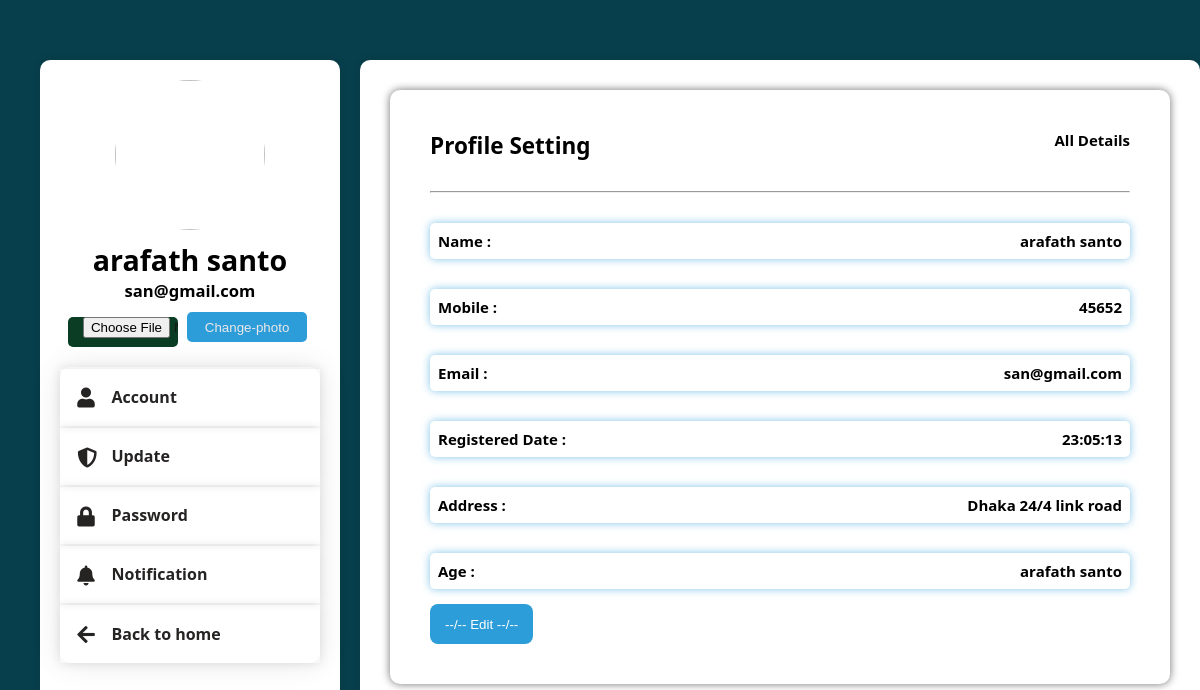
The app's page /Entrepreneur/profile_entro_details.php (signed in) with its own data.
### Entrepreneur/profile_entro_details.php (the view, shortened to what this page needs)
<?php
require "include/profile_sidebar.php";?>
<div class="settingside-allform">
                     <form action="" class="details showdetails">
                        <div class="item1">
                           <h2>Profile Setting</h2>
                           <lebel>All Details</lebel>
                        </div>
                           <hr>
        <?php
                            require "../Admin/includes/configure.php";
                      if(!$connnection){
                           die("not connected".mysqli_error());
                         }else{
                           $usnm=$_SESSION['usrName'];
                           $query="SELECT * FROM `entrepreneur-reg-table1` WHERE username = '$usnm'";
                  $result=mysqli_query($connnection,$query);
                     $count=mysqli_num_rows($result);
                         if($count>0){
                           $row=mysqli_fetch_assoc($result);
                                   $fname=$row['first-name'];
                                   $lname=$row['last-name'];
                                   $email=$row['email'];
                                   $phone=$row['phone'];
                                   $date=$row['date_sign'];
                                   $fullname=$fname." ".$lname;
                                   $address="Dhaka 24/4 link road";
           ?>
                          <div class="item">
                           <lebel>Name :</lebel>
                           <p><?php echo "$fullname"; ?></p>
                        </div>
                        <div class="item">
                           <lebel>Mobile :</lebel>
                           <p><?php echo "$phone"; ?></p>
                        </div>
                        <div class="item">
                           <lebel>Email :</lebel>
                           <p><?php echo "$email"; ?></p>
                        </div>
                        <div class="item">
                           <lebel>Registered Date :</lebel>
                           <p><?php echo "$date"; ?></p>
                        </div>
                        <div class="item">
                           <lebel>Address :</lebel>
                           <p><?php echo "$address"; ?></p>
                        </div>
                        <div class="item">
                           <lebel>Age :</lebel>
                           <p><?php echo "$fullname"; ?></p>
                        </div>
                        <div class="item2">
                           <form method="post" action="">
                        <input type="submit" value="--/-- Edit --/--" name="submit"><br>
                        </div>
                     </form>
                    <?php }}
                    ?>
          </div>
        </div>
</div>
</body>
</html>

### Entrepreneur/include/profile_sidebar.php (shortened to what this page needs)
<!DOCTYPE html>
<html>
    <head>
        <link rel="stylesheet" href="all_css/profile_setting_style.css">
        <link rel="stylesheet" href="https://cdnjs.cloudflare.com/ajax/libs/font-awesome/5.15.3/css/all.min.css">
    </head>
    <body>
    <?php         require "../Admin/includes/configure.php";
    if(!$connnection){
         die("not connected".mysqli_error());
       }else{
         $usnm=$_SESSION['usrName'];
         $query="SELECT * FROM `entrepreneur-reg-table1` WHERE username = '$usnm'";
$result=mysqli_query($connnection,$query);
   $count=mysqli_num_rows($result);
       if($count>0){
         $row=mysqli_fetch_assoc($result);
                 $profile_pic=$row['profile_photo'];
                 $fname=$row['first-name'];
                 $lname=$row['last-name'];
                 $email=$row['email'];
                 $fullname=$fname." ".$lname;
                 ?>
<div class="mainpage">
    <div class="container">
          <div class="sidebarfor">
              <div class="profilebigone">
                   <img src="../Home/entroProfile/<?php echo $profile_pic;?>">
              </div>
              <div class="name">
                   <h1><?php echo $fullname;?></h1>
                   <h4><?php echo $email;?></h4>
                   <form method="post" action="profile_change_chk.php" enctype="multipart/form-data">
                   <input type="file" value="Change-photo" name="pic">
                   <input type="submit" value="Change-photo" name="submitt">
                 </form>
              </div>
              <ul class="list">
                <li><a href="profile_entro_details.php"><i class="fas fa-user"></i> Account</a></li>
                <li><a href="profile_entro_update_real.php"><i class="fas fa-shield-alt"></i> Update</a></li>
                <li><a href="profile_entro_password_change_real.php"><i class="fas fa-lock"></i> Password</a></li>
                <li id="working"><a href="#"><i class="fas fa-bell"></i> Notification</a></li>
                <li><a href="entro_showProfile_first_Get_start.php"><i class="fas fa-arrow-left"></i> Back to home</a></li>
            </ul>
          </div>
       <?php }
             }
             ?>

### Entrepreneur/all_css/profile_setting_style.css (style rules this page uses)
* { margin: 0; padding: 0; box-sizing: border-box; }
body { font-family: 'ui-sans-sarif' ,system-ui, -apple-system, BlinkMacSystemFont, 'Segoe UI', Roboto, Oxygen, Ubuntu, Cantarell, 'Open Sans', 'Helvetica Neue', sans-serif; }
html,body { height: 100%; width: 100%; }
.mainpage { height: 100%; width: 100%; position: relative; }
.container { width: 100%; height: 100vh; background-color: #083f4c; display: flex; flex-direction: row; margin:auto; position: relative; }
.sidebarfor h1 { font-size: calc(.5 * (5.5vh + 1.1vw)); }
.sidebarfor h4 { font-size: calc(.5 * (2.5vh + 1.1vw)); }
.sidebarfor { background-color: #fff; display: flex; flex-direction: column; height: 90vh; width: 25%; margin: 40px; margin-right: 20px; margin-top: 60px; padding: 20px; border-radius: 10px; box-shadow: 0 0 10px rgba(0, 0, 0, 0.1); }
.sidebarfor img { display: block; width: 150px; height: 150px; border-radius: 50%; align-self: center; margin-left: auto; margin-right: auto; }
.list { background-color: white; display: flex; flex-direction: column; margin-top: 10px; border-radius: 10px; max-height: 300px; box-shadow: 0 0 30px rgba(0, 0, 0, 0.1); position: relative; }
.list li { list-style: none; padding: 17.3px; margin-top: 2px; box-shadow: 0 0 10px rgba(0, 0, 0, 0.1); }
.list li a { text-decoration: none; color: #262323; font-weight: bold; }
.list li a i { width: 20px; height: 20px; font-size: 20px; margin-right: 10px; vertical-align: middle; }
.name { text-align: center; margin-top: 10px; margin-bottom: 10px; }
input[type="submit"] { margin-top: 10px; width: 120px; padding: 0px 15px; background-color: #2d9dda; color: #ece7e7; border: none; height: 30px; border-radius: 5px; margin-right: 5px; cursor: pointer; }
input[type="file"] { margin-top: 10px; width: 110px; padding: 0px 15px; background-color: #0a3d23; color: #171616; border: none; height: 30px; border-radius: 5px; margin-right: 5px; cursor: pointer; }
.settingside-allform { background-color: #fff; width: 70%; height: 90vh; margin-top: 60px; padding: 20px; border-radius: 10px; box-shadow: 0 0 10px rgba(0, 0, 0, 0.1); }
.details { margin: 10px; }
.details input[type="submit"] { width: auto; background-color: #2d9dda; color: #fff; border: none; height: 40px; border-radius: 8px; margin-top: 15px; cursor: pointer; transition: background-color 0.3s; }
.showdetails { display: block; font-weight: bold; margin-bottom: 5px; font-size: 15px; display: flex; flex-direction: column; padding: 40px; box-shadow: 0 0 8px rgba(17, 17, 18, 0.6); border-radius: 10px; }
.item1 { display: flex; justify-content: space-between; text-align:left; margin-bottom: 30px; }
.item { display: flex; justify-content: space-between; text-align:left; margin-top: 30px; padding: 8px; border-color: #2d9dda; box-shadow: 0 0 8px rgba(45, 157, 218, 0.6); border-radius: 5px; }

### records on screen
entrepreneur-reg-table1: value "arafath santo", email "san@gmail.com", phone "45652", date_sign "23:05:13"

### other values on screen
$address "Dhaka 24/4 link road"
